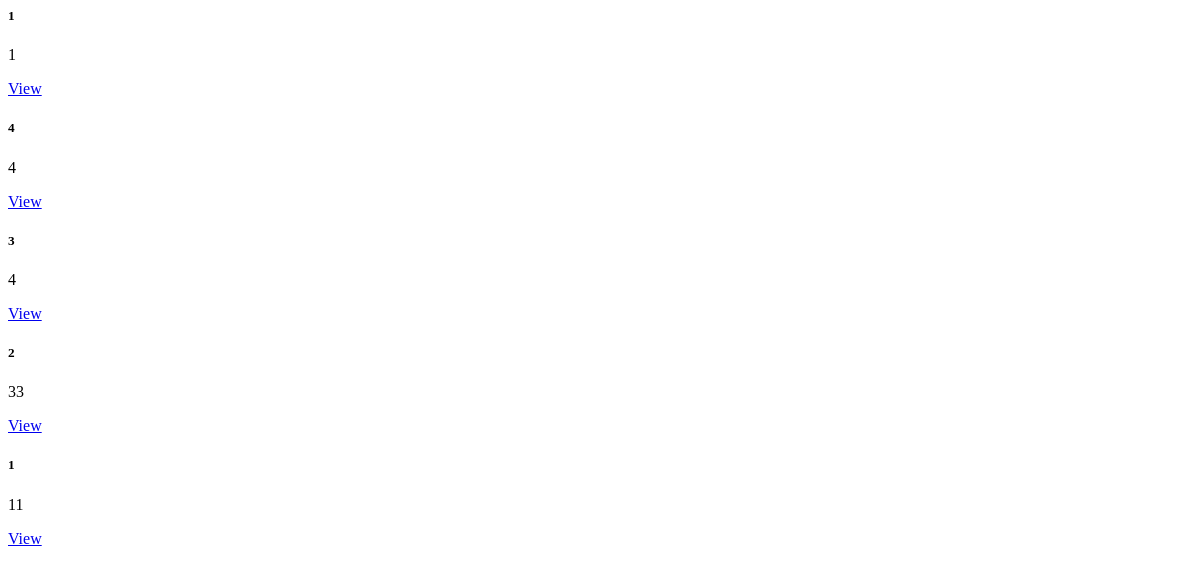
The app's page /latest-recipes/, older data.
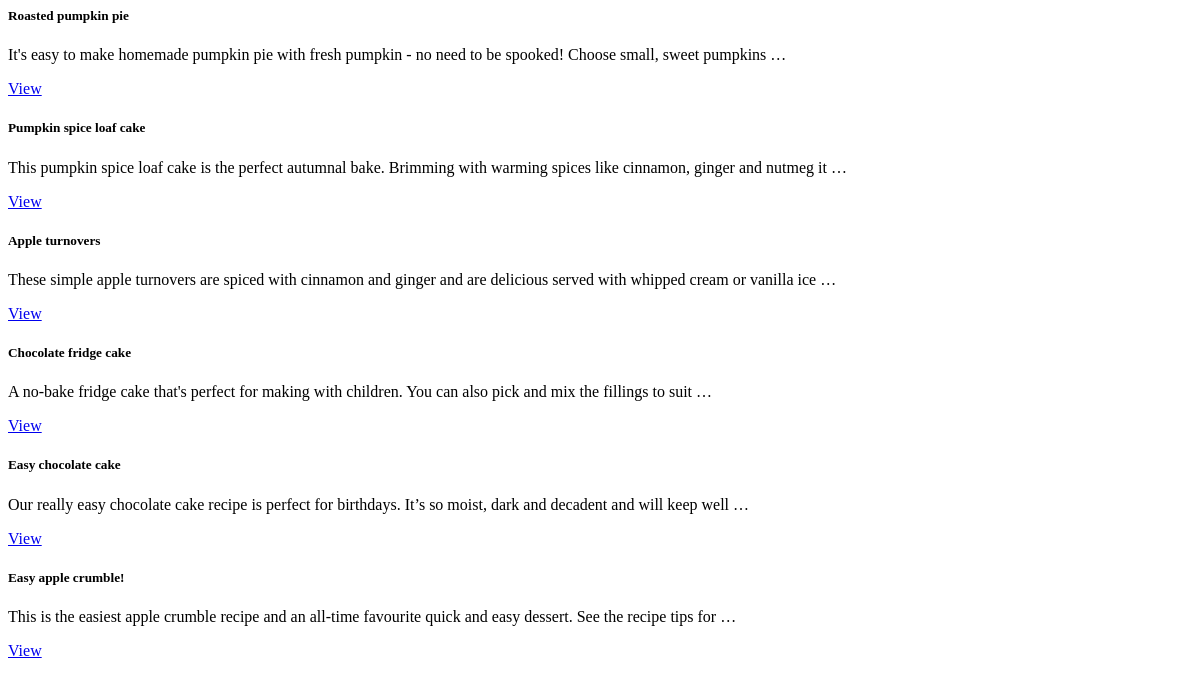
The same page, newer data.
### recipes/models.py (models this page shows, shortened)
class Recipe(models.Model):
    title = models.CharField(max_length=200)
    slug = models.SlugField(unique=True, blank=True)
    author = models.ForeignKey(User, on_delete=models.CASCADE)
    summary = models.CharField(max_length=300, blank=True)
    ingredients = models.TextField()
    steps = models.TextField()
    created_at = models.DateTimeField(auto_now_add=True)
    updated_at = models.DateTimeField(auto_now=True)

### recipes/views.py (the view)
# urls.py: path('latest-recipes/', views.latest_recipes, name='latest_recipes'),
def latest_recipes(request):
    page = int(request.GET.get('page', 1))
    recipes = Recipe.objects.order_by('-created_at')[(page-1)*10:page*10]
    return render(request, 'recipes/latest_recipes_chunk.html', {'recipes': recipes})

### recipes/templates/recipes/latest_recipes_chunk.html
{% for recipe in recipes %}
  <div class="card mb-3">
    <div class="card-body">
      <h5>{{ recipe.title }}</h5>
      <p>{{ recipe.summary|truncatewords:20 }}</p>
      <a href="{% url 'recipes:recipe_detail' slug=recipe.slug %}" class="btn btn-sm btn-outline-primary">View</a>
    </div>
  </div>
{% endfor %}

Row changes from the older to the newer data that the page shows:
removed Recipe: title "1", summary "1"
removed Recipe: title "4", summary "4"
removed Recipe: title "3", summary "4"
removed Recipe: title "2", summary "33"
removed Recipe: title "1", summary "11"
added Recipe: title "Roasted pumpkin pie", summary "It's easy to make homemade pumpkin pie with fresh pumpkin - no need to be spooked! Choose small, sweet pumpkins …"
added Recipe: title "Pumpkin spice loaf cake", summary "This pumpkin spice loaf cake is the perfect autumnal bake. Brimming with warming spices like cinnamon, ginger and nutmeg it …"
added Recipe: title "Apple turnovers", summary "These simple apple turnovers are spiced with cinnamon and ginger and are delicious served with whipped cream or vanilla ice …"
added Recipe: title "Chocolate fridge cake", summary "A no-bake fridge cake that's perfect for making with children. You can also pick and mix the fillings to suit …"
added Recipe: title "Easy chocolate cake", summary "Our really easy chocolate cake recipe is perfect for birthdays. It’s so moist, dark and decadent and will keep well …"
added Recipe: title "Easy apple crumble!", summary "This is the easiest apple crumble recipe and an all-time favourite quick and easy dessert. See the recipe tips for …"
